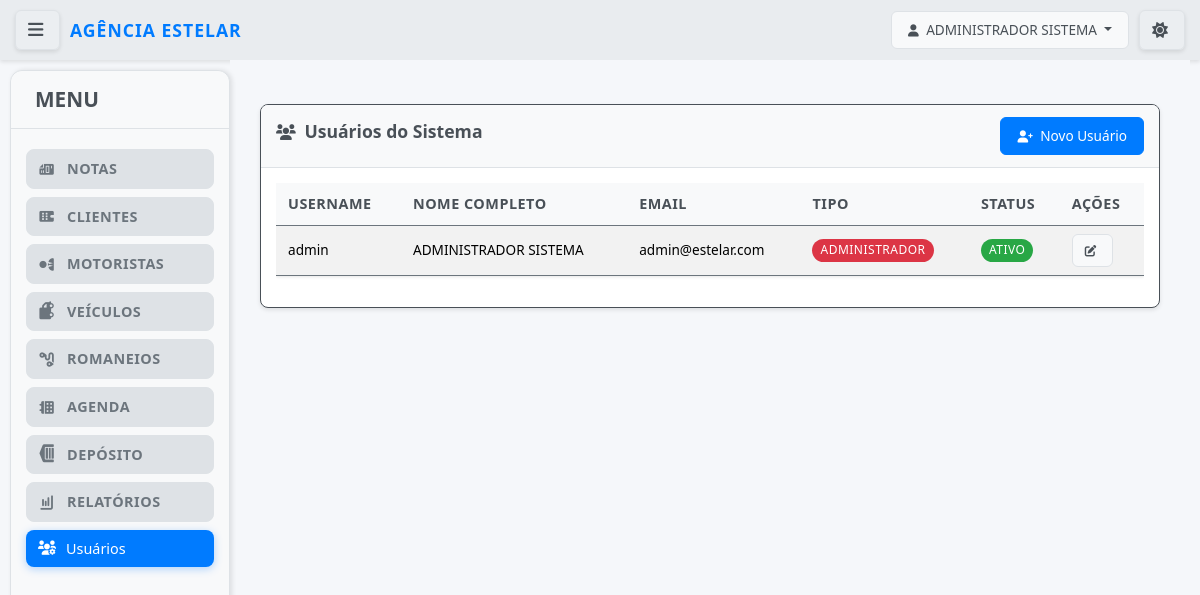
Page /notas/usuarios/ (signed in) on the committed database.
### notas/models.py (models this page shows, shortened)
class UpperCaseMixin:
    def save(self, *args, **kwargs):
        for field in self._meta.fields:
            if hasattr(field, 'max_length') and hasattr(self, field.name):
                value = getattr(self, field.name)
                if value and isinstance(value, str):
                    exclude_fields = [
                        'email', 'password', 'username', 'cpf', 'cnpj',
                        'cnh', 'chassi', 'renavam', 'placa', 'cep',
                        'telefone', 'rntrc', 'numero_consulta', 'tipo_usuario',
                        'status'  # Adicionado para não converter status para maiúsculo
                    ]
                    if field.name not in exclude_fields:
                        setattr(self, field.name, value.upper())
        super().save(*args, **kwargs)

class Usuario(UpperCaseMixin, AbstractUser):
    TIPO_USUARIO_CHOICES = [
        ('admin', 'Administrador'),
        ('funcionario', 'Funcionário'),
        ('cliente', 'Cliente'),
    ]
    tipo_usuario = models.CharField(
        max_length=20,
        choices=TIPO_USUARIO_CHOICES,
        default='funcionario',
        verbose_name="Tipo de Usuário"
    )
    cliente = models.ForeignKey(
        Cliente,
        on_delete=models.CASCADE,
        null=True,
        blank=True,
        verbose_name="Cliente Vinculado"
    )
    telefone = models.CharField(max_length=20, blank=True, verbose_name="Telefone")
    ultimo_acesso = models.DateTimeField(null=True, blank=True, verbose_name="Último Acesso")
    REQUIRED_FIELDS = ['email', 'first_name', 'last_name']
    USERNAME_FIELD = 'username'
    is_authenticated = True
    is_anonymous = False
    objects = UsuarioManager()
    class Meta:
        verbose_name = "Usuário"
        verbose_name_plural = "Usuários"
        ordering = ['username']
    def get_full_name(self):
        return f"{self.first_name} {self.last_name}".strip()
    @property
    def is_admin(self):
        return self.tipo_usuario == 'admin'
    @property
    def is_cliente(self):
        return self.tipo_usuario == 'cliente'
    def can_access_funcionalidades(self):
        return self.is_admin or self.is_funcionario

### notas/views.py (the view)
# urls.py: path('usuarios/', views.listar_usuarios, name='listar_usuarios'),
@login_required
@user_passes_test(is_admin)
def listar_usuarios(request):
    usuarios = Usuario.objects.all().order_by('username')
    return render(request, 'notas/auth/listar_usuarios.html', {'usuarios': usuarios})

### notas/views.py (called while the page is built)
def is_admin(user):
    return user.is_authenticated and user.tipo_usuario == 'admin'

### notas/templates/notas/auth/listar_usuarios.html (shortened to what this page needs)
{% extends 'base.html' %}
{% load static %}
{% block content %}
<div class="container mt-4">
            <div class="card">
                <div class="card-header d-flex justify-content-between align-items-center">
                    <h3 class="card-title">
                        <i class="fas fa-users"></i> Usuários do Sistema
                    </h3>
                    <a href="{% url 'notas:cadastrar_usuario' %}" class="btn btn-primary">
                        <i class="fas fa-user-plus"></i> Novo Usuário
                    </a>
                </div>
                <div class="card-body">
                    <div class="table-responsive">
                        <table class="table table-striped table-hover">
                            <thead>
                                <tr>
                                    <th>Username</th>
                                    <th>Nome Completo</th>
                                    <th>Email</th>
                                    <th>Tipo</th>
                                    <th>Status</th>
                                    <th>Ações</th>
                                </tr>
                            </thead>
                            <tbody>
                                {% for usuario in usuarios %}
                                <tr>
                                    <td>{{ usuario.username }}</td>
                                    <td>{{ usuario.get_full_name|default:"-" }}</td>
                                    <td>{{ usuario.email|default:"-" }}</td>
                                    <td>
                                        <span class="badge
                                            {% if usuario.tipo_usuario == 'admin' %}bg-danger
                                            {% elif usuario.tipo_usuario == 'funcionario' %}bg-primary
                                            {% else %}bg-success{% endif %}">
                                            {{ usuario.get_tipo_usuario_display }}
                                        </span>
                                    </td>
                                    <td>
                                        {% if usuario.is_active %}
                                            <span class="badge bg-success">Ativo</span>
                                        {% else %}
                                            <span class="badge bg-danger">Inativo</span>
                                        {% endif %}
                                    </td>
                                    <td>
                                        <div class="btn-group" role="group">
                                            <a href="{% url 'notas:editar_usuario' usuario.pk %}" class="btn btn-sm btn-outline-primary" title="Editar">
                                                <i class="fas fa-edit"></i>
                                            </a>
                                        </div>
                                    </td>
                                </tr>
                                {% empty %}
                                <tr>
                                    <td colspan="6" class="text-center">Nenhum usuário encontrado.</td>
                                </tr>
                                {% endfor %}
                            </tbody>
                        </table>
                    </div>
                </div>
            </div>
{% endblock %}

### templates/base.html (shortened to what this page needs)
{% load static %}
<!DOCTYPE html>
<html lang="pt-BR">
<head>
    <link href="https://cdn.jsdelivr.net/npm/bootstrap@5.3.3/dist/css/bootstrap.min.css" rel="stylesheet">
            <link rel="stylesheet" href="{% static 'css/style.css' %}?v=4.8">
    <link rel="stylesheet" href="https://cdnjs.cloudflare.com/ajax/libs/font-awesome/6.0.0-beta3/css/all.min.css">
</head>
<body data-theme="light" class="{% if not user.is_authenticated %}login-page{% endif %}">
    <div class="top-bar">
        {% if user.is_authenticated %}
        <button id="menu-toggle" class="btn btn-outline-light btn-sm menu-toggle-btn" title="Alternar Menu">
            <i class="fas fa-bars"></i>
        </button>
        {% endif %}
                        <div class="logo-container">
                            <a href="{% url 'notas:dashboard' %}" class="logo">Agência Estelar</a>
                        </div>
        <div class="user-area">
            <div class="user-info">
                {% if user.is_authenticated %}
                    <div class="dropdown">
                        <button class="btn btn-outline-light dropdown-toggle" type="button" id="userDropdown" data-bs-toggle="dropdown" aria-expanded="false">
                            <i class="fas fa-user"></i> {{ user.get_full_name|default:user.username }}
                        </button>
                    </div>
                {% else %}
                    <a href="{% url 'notas:login' %}" class="btn btn-outline-light">Login</a>
                {% endif %}
            </div>
            <button id="theme-toggle" class="btn btn-outline-light btn-sm theme-toggle-btn" title="Alternar Tema">
                <i id="theme-icon" class="fas fa-sun"></i>
            </button>
        </div>
    </div>
    <div class="main-wrapper">
        {% if user.is_authenticated %}
               <div class="sidebar">
           <div class="sidebar-header">
               <h3>MENU</h3>
           </div>
            <nav class="sidebar-nav">
                <ul class="nav-menu">
                    {% if user.can_access_funcionalidades %}
                    <li class="nav-group">
                        <div class="nav-group-header">
                            <i class="fas fa-file-invoice"></i>
                            <span>Notas</span>
                        </div>
                    </li>
                    <li class="nav-group">
                        <div class="nav-group-header">
                            <i class="fas fa-building"></i>
                            <span>Clientes</span>
                        </div>
                    </li>
                    <li class="nav-group">
                        <div class="nav-group-header">
                            <i class="fas fa-user-tie"></i>
                            <span>Motoristas</span>
                        </div>
                    </li>
                    <li class="nav-group">
                        <div class="nav-group-header">
                            <i class="fas fa-truck"></i>
                            <span>Veículos</span>
                        </div>
                    </li>
                    <li class="nav-group">
                        <div class="nav-group-header">
                            <i class="fas fa-route"></i>
                            <span>Romaneios</span>
                        </div>
                    </li>
                    {% if user.is_admin %}
                    <li class="nav-group">
                        <div class="nav-group-header">
                            <i class="fas fa-calendar-alt"></i>
                            <span>Agenda</span>
                        </div>
                    </li>
                    {% endif %}
                    <li class="nav-group">
                        <div class="nav-group-header">
                            <i class="fas fa-warehouse"></i>
                            <span>Depósito</span>
                        </div>
                    </li>
                    {% if user.is_admin %}
                    <li class="nav-group">
                        <div class="nav-group-header">
                            <i class="fas fa-chart-bar"></i>
                            <span>Relatórios</span>
                        </div>
                    </li>
                   <li class="nav-item">
                       <a href="{% url 'notas:listar_usuarios' %}">
                           <i class="fas fa-users-cog"></i> Usuários
                       </a>
                   </li>
                    {% endif %}
                    {% endif %}
                </ul>
            </nav>
        </div>
        {% endif %}
        <div class="main-content">
            {% block content %}{% endblock %}
        </div>
    </div>
</body>
</html>
</html>

### rows in the picture
Usuario: get_full_name "ADMINISTRADOR SISTEMA", username "admin", email "admin@estelar.com", tipo_usuario "ADMINISTRADOR", is_active "ATIVO"
